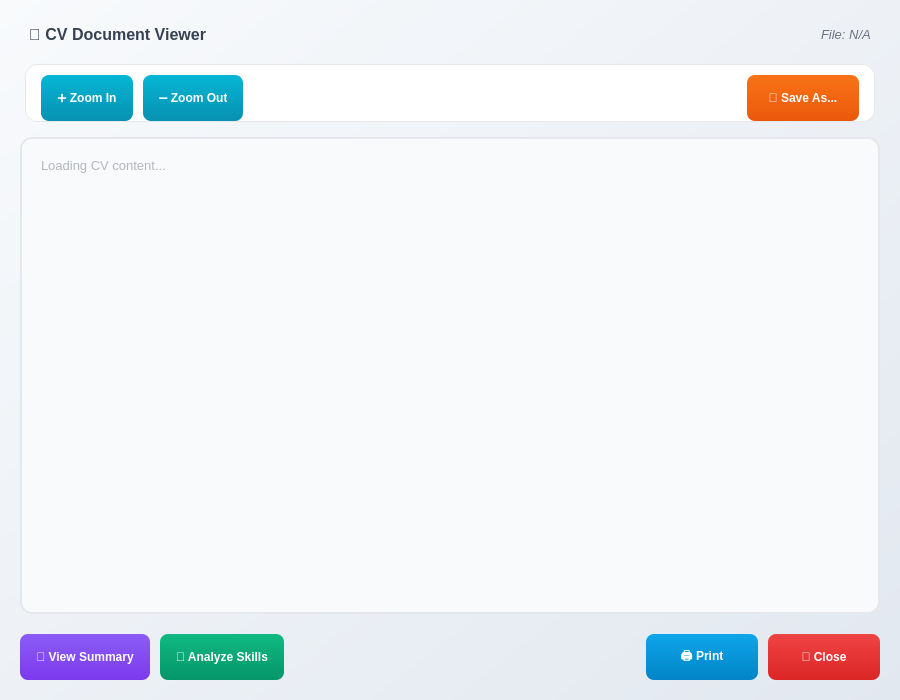
<?xml version="1.0" encoding="UTF-8"?>
<ui version="4.0">
 <class>CVViewerWindow</class>
 <widget class="QDialog" name="CVViewerWindow">
  <property name="geometry">
   <rect>
    <x>0</x>
    <y>0</y>
    <width>900</width>
    <height>700</height>
   </rect>
  </property>
  <property name="windowTitle">
   <string>CV Viewer</string>
  </property>
  <property name="modal">
   <bool>true</bool>
  </property>
  <property name="styleSheet">
   <string notr="true">
/* Base Dialog Styling - Matches MainWindow and SummaryWindow */
QDialog {
    background: qlineargradient(x1:0, y1:0, x2:1, y2:1, stop:0 #f8fafc, stop:1 #e2e8f0);
    font-family: 'Segoe UI', sans-serif;
}

/* Header Labels */
QLabel#lblCVTitle {
    color: #374151; /* Dark grey */
    font-weight: bold;
    font-size: 16px; /* Slightly smaller than main title but prominent */
    padding: 5px;
}

QLabel#lblFileName {
    color: #6b7280; /* Greyish text for file info */
    font-size: 13px;
    font-style: italic;
    padding: 5px;
}

/* Toolbar Frame Styling */
QFrame#toolbar {
    background: #ffffff; /* White background for toolbar */
    border: 1px solid #e5e7eb;
    border-radius: 12px;
    margin: 5px; /* Adjust margin to give it space */
    padding: 5px;
}

/* General Button Styling (from MainWindow) */
QPushButton {
    background: qlineargradient(x1:0, y1:0, x2:0, y2:1, stop:0 #6366f1, stop:1 #4f46e5); /* Main button gradient */
    color: white;
    border: none;
    border-radius: 8px;
    padding: 8px 16px;
    font-weight: bold;
    font-size: 12px;
    min-width: 80px; /* Ensure a minimum width for all buttons */
    min-height: 30px; /* Ensure a minimum height for all buttons */
}

QPushButton:hover {
    background: qlineargradient(x1:0, y1:0, x2:0, y2:1, stop:0 #5855eb, stop:1 #4338ca);
}

QPushButton:pressed {
    background: qlineargradient(x1:0, y1:0, x2:0, y2:1, stop:0 #4338ca, stop:1 #3730a3);
}

QPushButton:disabled {
    background: #9ca3af;
    color: #6b7280;
}

/* Specific Toolbar Button Styling */
QPushButton#btnZoomIn, QPushButton#btnZoomOut {
    background: qlineargradient(x1:0, y1:0, x2:0, y2:1, stop:0 #06b6d4, stop:1 #0891b2); /* Cyan gradient */
    min-width: 60px; /* Smaller width for zoom buttons */
}
QPushButton#btnZoomIn:hover, QPushButton#btnZoomOut:hover {
    background: qlineargradient(x1:0, y1:0, x2:0, y2:1, stop:0 #0891b2, stop:1 #0e7490);
}

QPushButton#btnSaveAs {
    background: qlineargradient(x1:0, y1:0, x2:0, y2:1, stop:0 #f97316, stop:1 #ea580c); /* Orange gradient for Save As */
}
QPushButton#btnSaveAs:hover {
    background: qlineargradient(x1:0, y1:0, x2:0, y2:1, stop:0 #ea580c, stop:1 #c2410c);
}

/* Main Content TextEdit */
QTextEdit {
    border: 2px solid #e5e7eb;
    border-radius: 12px; /* Consistent rounded corners */
    padding: 15px; /* More padding for content */
    background: white;
    font-size: 13px; /* Match general text size */
    color: #374151; /* Dark grey text */
}

QTextEdit:read-only {
    background: #f9fafb; /* Slightly off-white for read-only */
    color: #6b7280; /* Greyer text for read-only */
}

/* Bottom Action Buttons */
QPushButton#btnViewSummary {
    background: qlineargradient(x1:0, y1:0, x2:0, y2:1, stop:0 #8b5cf6, stop:1 #7c3aed); /* Purple similar to Upload */
}
QPushButton#btnViewSummary:hover {
    background: qlineargradient(x1:0, y1:0, x2:0, y2:1, stop:0 #7c3aed, stop:1 #6d28d9);
}

QPushButton#btnAnalyzeSkills {
    background: qlineargradient(x1:0, y1:0, x2:0, y2:1, stop:0 #10b981, stop:1 #059669); /* Green similar to Browse */
}
QPushButton#btnAnalyzeSkills:hover {
    background: qlineargradient(x1:0, y1:0, x2:0, y2:1, stop:0 #059669, stop:1 #047857);
}

QPushButton#btnPrint {
    background: qlineargradient(x1:0, y1:0, x2:0, y2:1, stop:0 #0ea5e9, stop:1 #0284c7); /* Light blue for Print */
}
QPushButton#btnPrint:hover {
    background: qlineargradient(x1:0, y1:0, x2:0, y2:1, stop:0 #0284c7, stop:1 #0369a1);
}

QPushButton#btnClose {
    background: qlineargradient(x1:0, y1:0, x2:0, y2:1, stop:0 #ef4444, stop:1 #dc2626); /* Red for Close */
}
QPushButton#btnClose:hover {
    background: qlineargradient(x1:0, y1:0, x2:0, y2:1, stop:0 #dc2626, stop:1 #b91c1c);
}
   </string>
  </property>
  <layout class="QVBoxLayout" name="verticalLayout">
   <property name="spacing">
    <number>10</number>
   </property>
   <property name="leftMargin">
    <number>20</number>
   </property>
   <property name="topMargin">
    <number>20</number>
   </property>
   <property name="rightMargin">
    <number>20</number>
   </property>
   <property name="bottomMargin">
    <number>20</number>
   </property>
   <item>
    <layout class="QHBoxLayout" name="headerLayout">
     <item>
      <widget class="QLabel" name="lblCVTitle">
       <property name="text">
        <string>📄 CV Document Viewer</string>
       </property>
       <property name="font">
        <font>
         <pointsize>-1</pointsize> <weight>75</weight>
         <bold>true</bold>
        </font>
       </property>
      </widget>
     </item>
     <item>
      <spacer name="horizontalSpacer">
       <property name="orientation">
        <enum>Qt::Horizontal</enum>
       </property>
       <property name="sizeHint" stdset="0">
        <size>
         <width>40</width>
         <height>20</height>
        </size>
       </property>
      </spacer>
     </item>
     <item>
      <widget class="QLabel" name="lblFileName">
       <property name="text">
        <string>File: N/A</string>
       </property>
      </widget>
     </item>
    </layout>
   </item>

   <item>
    <widget class="QFrame" name="toolbar">
     <property name="frameShape">
      <enum>QFrame::NoFrame</enum> </property>
     <property name="maximumHeight">
      <number>50</number>
     </property>
     <layout class="QHBoxLayout" name="toolbarLayout">
      <property name="spacing">
       <number>10</number>
      </property>
      <property name="leftMargin">
       <number>10</number>
      </property>
      <property name="topMargin">
       <number>0</number>
      </property>
      <property name="rightMargin">
       <number>10</number>
      </property>
      <property name="bottomMargin">
       <number>0</number>
      </property>
      <item>
       <widget class="QPushButton" name="btnZoomIn">
        <property name="text">
         <string>➕ Zoom In</string>
        </property>
        <property name="maximumSize">
         <size>
          <width>100</width>
          <height>35</height>
         </size>
        </property>
       </widget>
      </item>
      <item>
       <widget class="QPushButton" name="btnZoomOut">
        <property name="text">
         <string>➖ Zoom Out</string>
        </property>
        <property name="maximumSize">
         <size>
          <width>100</width>
          <height>35</height>
         </size>
        </property>
       </widget>
      </item>
      <item>
       <spacer name="toolbarSpacer">
        <property name="orientation">
         <enum>Qt::Horizontal</enum>
        </property>
        <property name="sizeHint" stdset="0">
         <size>
          <width>40</width>
          <height>20</height>
         </size>
        </property>
       </spacer>
      </item>
      <item>
       <widget class="QPushButton" name="btnSaveAs">
        <property name="text">
         <string>💾 Save As...</string>
        </property>
        <property name="maximumSize">
         <size>
          <width>120</width>
          <height>35</height>
         </size>
        </property>
       </widget>
      </item>
     </layout>
    </widget>
   </item>

   <item>
    <widget class="QTextEdit" name="textCVContent">
     <property name="readOnly">
      <bool>true</bool>
     </property>
     <property name="font">
      <font>
       <family>Segoe UI</family> <pointsize>-1</pointsize> </font>
     </property>
     <property name="placeholderText">
      <string>Loading CV content...</string>
     </property>
    </widget>
   </item>

   <item>
    <layout class="QHBoxLayout" name="buttonLayout">
     <property name="spacing">
      <number>10</number>
     </property>
     <property name="leftMargin">
      <number>0</number>
     </property>
     <property name="topMargin">
      <number>10</number>
     </property>
     <property name="rightMargin">
      <number>0</number>
     </property>
     <property name="bottomMargin">
      <number>0</number>
     </property>
     <item>
      <widget class="QPushButton" name="btnViewSummary">
       <property name="text">
        <string>📄 View Summary</string>
       </property>
       <property name="minimumSize">
        <size>
         <width>120</width>
         <height>35</height>
        </size>
       </property>
      </widget>
     </item>
     <item>
      <widget class="QPushButton" name="btnAnalyzeSkills">
       <property name="text">
        <string>💡 Analyze Skills</string>
       </property>
       <property name="minimumSize">
        <size>
         <width>120</width>
         <height>35</height>
        </size>
       </property>
      </widget>
     </item>
     <item>
      <spacer name="buttonSpacer">
       <property name="orientation">
        <enum>Qt::Horizontal</enum>
       </property>
       <property name="sizeHint" stdset="0">
        <size>
         <width>40</width>
         <height>20</height>
        </size>
       </property>
      </spacer>
     </item>
     <item>
      <widget class="QPushButton" name="btnPrint">
       <property name="text">
        <string>🖨️ Print</string>
       </property>
       <property name="minimumSize">
        <size>
         <width>80</width>
         <height>35</height>
        </size>
       </property>
      </widget>
     </item>
     <item>
      <widget class="QPushButton" name="btnClose">
       <property name="text">
        <string>🚪 Close</string>
       </property>
       <property name="minimumSize">
        <size>
         <width>80</width>
         <height>35</height>
        </size>
       </property>
      </widget>
     </item>
    </layout>
   </item>
  </layout>
 </widget>
 <resources/>
 <connections>
  <connection>
   <sender>btnClose</sender>
   <signal>clicked()</signal>
   <receiver>CVViewerWindow</receiver>
   <slot>accept()</slot>
   <hints>
    <hint type="sourcelabel">
     <x>857</x>
     <y>673</y>
    </hint>
    <hint type="destinationlabel">
     <x>449</x>
     <y>349</y>
    </hint>
   </hints>
  </connection>
 </connections>
</ui>
